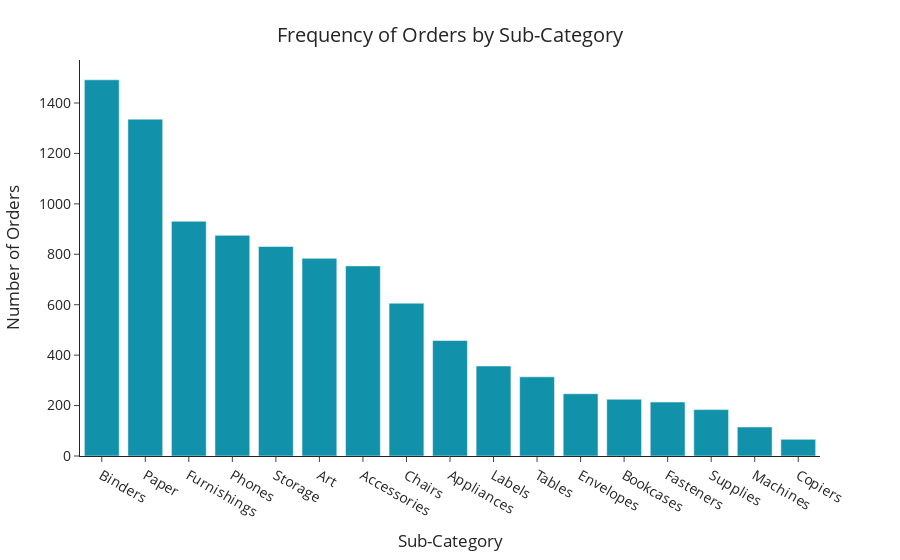

The cell this chart's notebook holds for it:
### Markdown cell above
# Sub-Category

### Code cell
fig = px.bar(x = df['Sub-Category'].value_counts().index, y = df['Sub-Category'].value_counts(),
             template = 'simple_white', color_discrete_sequence = colors)

#Set Title and x/y axis labels
fig.update_layout(
    xaxis_title="Sub-Category",
    yaxis_title="Number of Orders",
    font = dict(
            size = 14
            ),
    title={
        'text': "Frequency of Orders by Sub-Category",
        'y':0.95,
        'x':0.5
        }
    )

fig.show()

### Figure 1 — Plotly figure (JSON) as saved in the notebook; plotly's stock layout.template omitted (floating-point values rounded to 4 significant figures)
{"data": [{"alignmentgroup": "True", "hovertemplate": "x=%{x}<br>y=%{y}<extra></extra>", "legendgroup": "", "marker": {"color": "#1192AA", "pattern": {"shape": ""}}, "name": "", "offsetgroup": "", "orientation": "v", "showlegend": false, "textposition": "auto", "type": "bar", "x": ["Binders", "Paper", "Furnishings", "Phones", "Storage", "Art", "Accessories", "Chairs", "Appliances", "Labels", "Tables", "Envelopes", "Bookcases", "Fasteners", "Supplies", "Machines", "Copiers"], "xaxis": "x", "y": [1492, 1336, 931, 875, 831, 784, 754, 606, 458, 357, 314, 247, 225, 214, 184, 115, 66], "yaxis": "y"}], "layout": {"barmode": "relative", "font": {"size": 14}, "legend": {"tracegroupgap": 0}, "margin": {"t": 60}, "title": {"text": "Frequency of Orders by Sub-Category", "x": 0.5, "y": 0.95}, "xaxis": {"anchor": "y", "domain": [0, 1], "title": {"text": "Sub-Category"}}, "yaxis": {"anchor": "x", "domain": [0, 1], "title": {"text": "Number of Orders"}}}}
